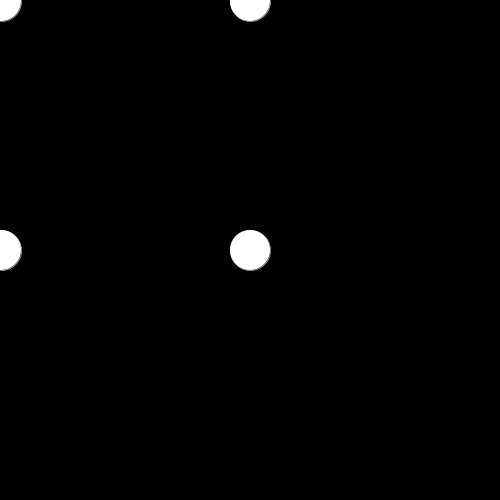
Frame 1 (no input)
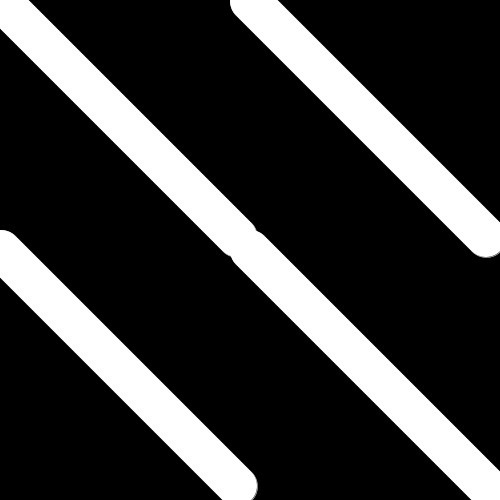
Frame 60 (the mouse pressed at the canvas centre just before this capture)
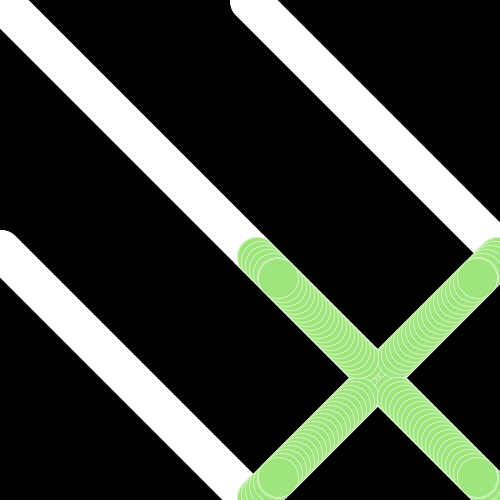
Frame 120 (the mouse held since frame 60 and released just before this capture)

The Processing sketch that drew these frames (run headless with seeded random() and noise(); from frame 60 on, the mouse is pressed at the canvas centre):

// Processing sketch: gabrielas03t00
// ── gabrielas03t00.pde
// Universidad del Desarrollo - Facultad de Diseño - Diseño Digital - 6to semestre
// Expresión Digital II - 2017
// gabrielas03t00
// Hacer que las pelotas reboten en los bordes del canvas y cambien de color

int x, y, speedx, speedy;                     // Declaración de variables x, y, speedx y speedy
color turqueza, verde, negro, blanco;                 // Declarar variables de color turqueza, Verde, Negro y Blanco

void setup() {    
  size(500, 500);                                     // Tamaño del canvas es de 500 px x 500 px
  turqueza = (#3FC9BC);                               // Definir color Turqueza
  verde = (#9FE57D);                                  // Definir color Verde
  negro = (0);                                        // Definir color Negro
  blanco = (255);                                     // Definir color Blanco
  x = 1;                                              // Valor de la variable x es 1
  y = height/2;                                       // Valor de la variable y es height/2
  speedx = 4;                                         // Valor de la variable speedx es 4
  speedy = 4;                                         // Valor de la variable speedy es 4
  background(negro);                                  // Color de fondo del canvas es Negro
}                                                                                                                                                                                                                                                                                                                                                                                                                                                                                                                                                                                                                                                                                                                                                                                                                                                                                                                                                                                                                                                                                                                                                                                                                                                                                                                                                                                                                                                                                                                                                                                                                                                                                                                                                                                                                                                                                                                                                                                                                                                                                       

void draw() {

  stroke(blanco);                                      // Color del grosor es blanco
  strokeWeight(0.5);                                   // El grosor es de 0.5
  ellipse(x, y, width/12.5, height/12.5);              // Dibujar elipse 
  ellipse(y, x, width/12.5, height/12.5);              // Dibujar elipse 
  ellipse(x, x, width/12.5, height/12.5);              // Dibujar elipse 
  ellipse(y, y, width/12.5, height/12.5);              // Dibujar elipse 


  if (x > width || x < 0) {                            // Declara condicional, sí x es mayor al ancho o menor a 0 es verdadero
    speedx *= -1;                                      // Multiplica speedx por -1.
    fill(turqueza);                                    // Rellenar la pelota de color Turqueza
  } 

  if (y > height || y < 0) {                           // Declara condicional, sí y es mayor al alto o menor a 0 es verdadero
    speedy *= -1;                                      // Multiplica speedy por -1
    fill(verde);                                       // Rellenar la pelota de color Verde
  } 
  x += speedx;                                        // Sumar a valor x  valor de speedx
  y += speedy;                                        // Sumar a valor y  valor de speedy
}
